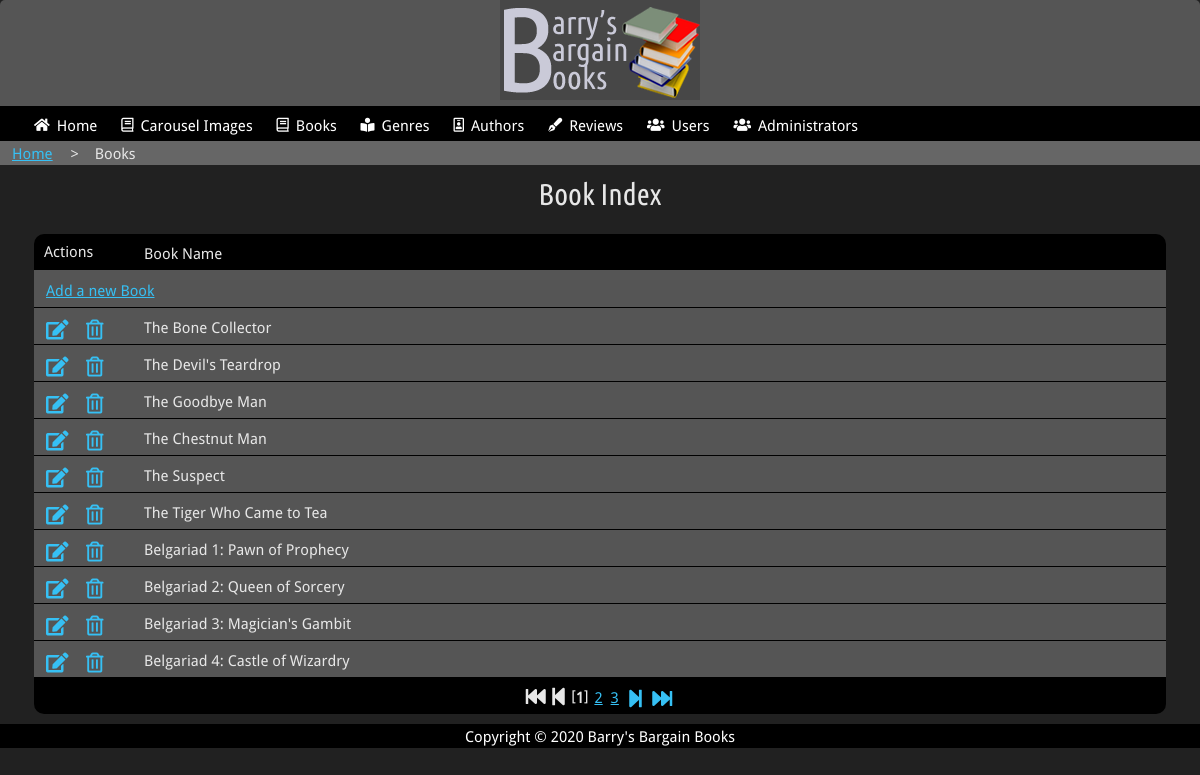
Page /admin/books.php (signed in) on the committed database.
### tables this page shows
CREATE TABLE `books` (
  `bookID` int(11) NOT NULL,
  `title` varchar(200) DEFAULT NULL,
  `image` varchar(100) DEFAULT NULL,
  `authorID` int(11) NOT NULL,
  `genreID` int(11) NOT NULL,
  `price` decimal(5,2) NOT NULL DEFAULT '0.00',
  `special` tinyint(1) NOT NULL DEFAULT '0',
  `offer_price` decimal(5,2) NOT NULL DEFAULT '0.00',
  `year` varchar(4) NOT NULL,
  `score` decimal(2,1) NOT NULL DEFAULT '0.0',
  `short_desc` varchar(1000) DEFAULT NULL,
  `long_desc` varchar(2000) DEFAULT NULL,
  `release_date` date DEFAULT NULL,
  `featured` tinyint(1) NOT NULL DEFAULT '0',
  `format` int(1) DEFAULT '0',
  `is_active` tinyint(1) NOT NULL DEFAULT '1'
);

### admin/books.php (the view, shortened to what this page needs)
<!DOCTYPE html>
<html lang="en" class="text-100">
<head>
    <link rel="stylesheet" href="css/admin.css">
    <link rel="stylesheet" href="../css/fontawesome.css">
</head>
<body>
    <header>
        <div >
            <a href="index.php"><img src="images/logo.png" alt="Barry's Bargain Books Logo"></a>
        </div>
    </header>
    <?php include 'includes/main_nav.php'; ?>
    <main id="main">
    	<section class="breadcrumb">
            <div id="breadcrumb" class="boc-grid-container">
                <a href="index.php" title="retrun to the home page">Home</a>
                <span class="separator">></span>
                <span class="current">Books</span>
            </div>
        </section>
        <h2 class="boc-center">Book Index</h2>
    	<div id="paged-list" class="boc-grid-container">
	    	<div class="form-row header">
				<span class="list_actions">Actions</span>
				<span class="list_name">Book Name</span>
			</div>
        	<div class="form-row rollover">
        		<span class="list_name right"><a href="book_add.php" title="Add a new Book">Add a new Book</a></span>
			</div>
<?php
include 'includes/connection.php';
try {
  $stmt = $connection->prepare("SELECT COUNT(*) as count FROM books");
  $stmt->execute();
  $result = $stmt->fetch(PDO::FETCH_ASSOC);
  $number_of_rows = $result['count'];
} catch( PDOExecption $error ) {
	print "Error!: " . $error->getMessage() . "</br>";
}
$rows_per_page = 10;
$total_pages = ceil($number_of_rows / $rows_per_page);
if (isset($_GET['page']) && is_numeric($_GET['page'])) {
   $page = (int)$_GET['page'];
} else {
   $page = 1;
}
$row_offset = ($page - 1) * $rows_per_page;
try {
	$stmt = $connection->prepare("SELECT bookID, title FROM books LIMIT :offset, :rowsperpage");
	$stmt->bindParam(':offset', $row_offset, PDO::PARAM_INT);
	$stmt->bindParam(':rowsperpage', $rows_per_page, PDO::PARAM_STR);
	$stmt->execute();
	while ($result = $stmt->fetch(PDO::FETCH_ASSOC)) { ?>
  		<div class="form-row rollover">
  			<span class="list_name"><?php echo $result['title']; ?></span>
  			<span class="list_edit icon"><a href="book_edit.php?id=<?php echo $result['bookID']; ?>" title="edit this book"><i class="fas fa-edit"></i></a></span>
  			<span class="list_delete icon"><a href="javascript:makeSureDelete('book_delete.php?id=<?php echo $result['bookID']; ?>');" title="delete this Book"><i class="far fa-trash-alt"></i></i></a></span>
  		</div>
  <?php
	}
} catch( PDOExecption $error ) {
	print "Error!: " . $error->getMessage() . "</br>";
}
?>
		<div class="form-row footer">
<?php
$range = 5;
if ($page > 1) {
	$previous_page = $page - 1;
	echo "<a href='{$_SERVER['PHP_SELF']}?page=1' title='previous page'><i class='fas fa-fast-backward'></i></a>";
	echo " <a href='{$_SERVER['PHP_SELF']}?page=$previous_page' title='first page'><i class='fas fa-step-backward'></i></a>";
} else {
	echo "<i class='fas fa-fast-backward'></i>";
	echo " <i class='fas fa-step-backward'></i>";
}
for ($loop_count = ($page - $range); $loop_count < (($page + $range) + 1); $loop_count++) {
	if (($loop_count > 0) && ($loop_count <= $total_pages)) {
		if ($loop_count == $page) {
			echo " [<b>$loop_count</b>] ";
		} else {
			echo " <a href='{$_SERVER['PHP_SELF']}?page=$loop_count'>$loop_count</a> ";
		}
	}
}
if ($page != $total_pages) {
	$next_page = $page + 1;
	echo " <a href='{$_SERVER['PHP_SELF']}?page=$next_page' title='next page'><i class='fas fa-step-forward'></i></a>";
	echo " <a href='{$_SERVER['PHP_SELF']}?page=$total_pages' title='last page'><i class='fas fa-fast-forward'></i></a>";
} else {
	echo " <i class='fas fa-step-forward'></i>";
	echo " <i class='fas fa-fast-forward'></i>";
}
?>
    	</div>
    </main>
    <footer>
            Copyright &copy; 2020 Barry's Bargain Books
    </footer>
</body>
</html>

### admin/css/admin.css (style rules this page uses)
* { box-sizing: border-box; position: relative; }
html { font-size: 100%; padding: 0rem; margin: 0rem; height: 100%; width: 100%; }
html.text-100 { font-size: 1rem; }
body { font-family: "Droid Sans", "Helvetica Neue", Helvetica, Arial, sans-serif; font-weight: 400; line-height: 1.6; font-weight: 400; padding: 0rem; margin: 0rem; height: 100%; width: 100%; background-color: #f3f2f1; }
img { max-width: 100%; height: auto; }
h1, h2, h3, h4, h5, h6 { font-family: "Ubuntu Condensed", sans-serif; font-weight: 400; margin: 0.625rem 0; text-align: center; }
h2 { font-size: 1.875rem; line-height: 1.3; }
body { font-size: 0.9375rem !important; }
body { color: #e7e7e7; background-color: #212121; }
@media (min-width: 50rem) and (max-width: 75rem) { h2 { font-size: 1.875rem; line-height: 1.3; text-align: left; } }
@media (min-width: 50rem) and (max-width: 75rem) { body, input, select, textarea { font-size: 0.9375rem !important; } }
a { border: 0.125rem solid transparent; color: #36c0f4; transition: color 0.3s ease-in-out; }
header { background-color: #474747; text-align: center; }
.boc-grid-container { position: relative; width: 100%; margin: 0 auto; padding: 0.625rem; }
.boc-center { text-align: center; }
@media (min-width: 50rem) and (max-width: 75rem) { .boc-grid-container { width: 96%; } }
.breadcrumb { background-color: #666; }
#breadcrumb { position: relative; width: 100%; margin: 0 auto; padding: 0rem 0.625rem 0 0.625rem; }
.separator { margin: 0 0.75rem; }
#paged-list i { font-size: 20px; }
#paged-list .form-row.header { background-color: #000; border-radius: 10px 10px 0px 0px; min-height: 30px; }
#paged-list span.list_actions { position: absolute; left: 10px; }
#paged-list .form-row { width: 100%; background-color: #555; padding: 5px 10px; }
#paged-list .form-row.rollover { border-bottom: 1px solid #000; }
#paged-list .form-row span.icon { position: absolute; display: inline-block; top: 6px; }
#paged-list .form-row span.list_delete { left: 50px; }
#paged-list .form-row span.list_edit { left: 10px; }
#paged-list .form-row span.list_name { padding-left: 100px; }
#paged-list .form-row span.list_name.right { margin-left: -100px; }
#paged-list .form-row.footer { background-color: #000; border-radius: 0px 0px 10px 10px; text-align: center; min-height: 30px; }
header { background-color: #555; border-radius: 5px 5px 0px 0px; padding: 0px 10px; }
.form-row { width: 100%; }
.form-row * { vertical-align: middle; }
footer { background-color: #000; color: #fff; text-align: center; }

### rows in the picture
books: title "The Bone Collector"
books: title "The Devil's Teardrop"
books: title "The Goodbye Man"
books: title "The Chestnut Man"
books: title "The Suspect"
books: title "The Tiger Who Came to Tea"
books: title "Belgariad 1: Pawn of Prophecy"
books: title "Belgariad 2: Queen of Sorcery"
books: title "Belgariad 3: Magician's Gambit"
books: title "Belgariad 4: Castle of Wizardry"
